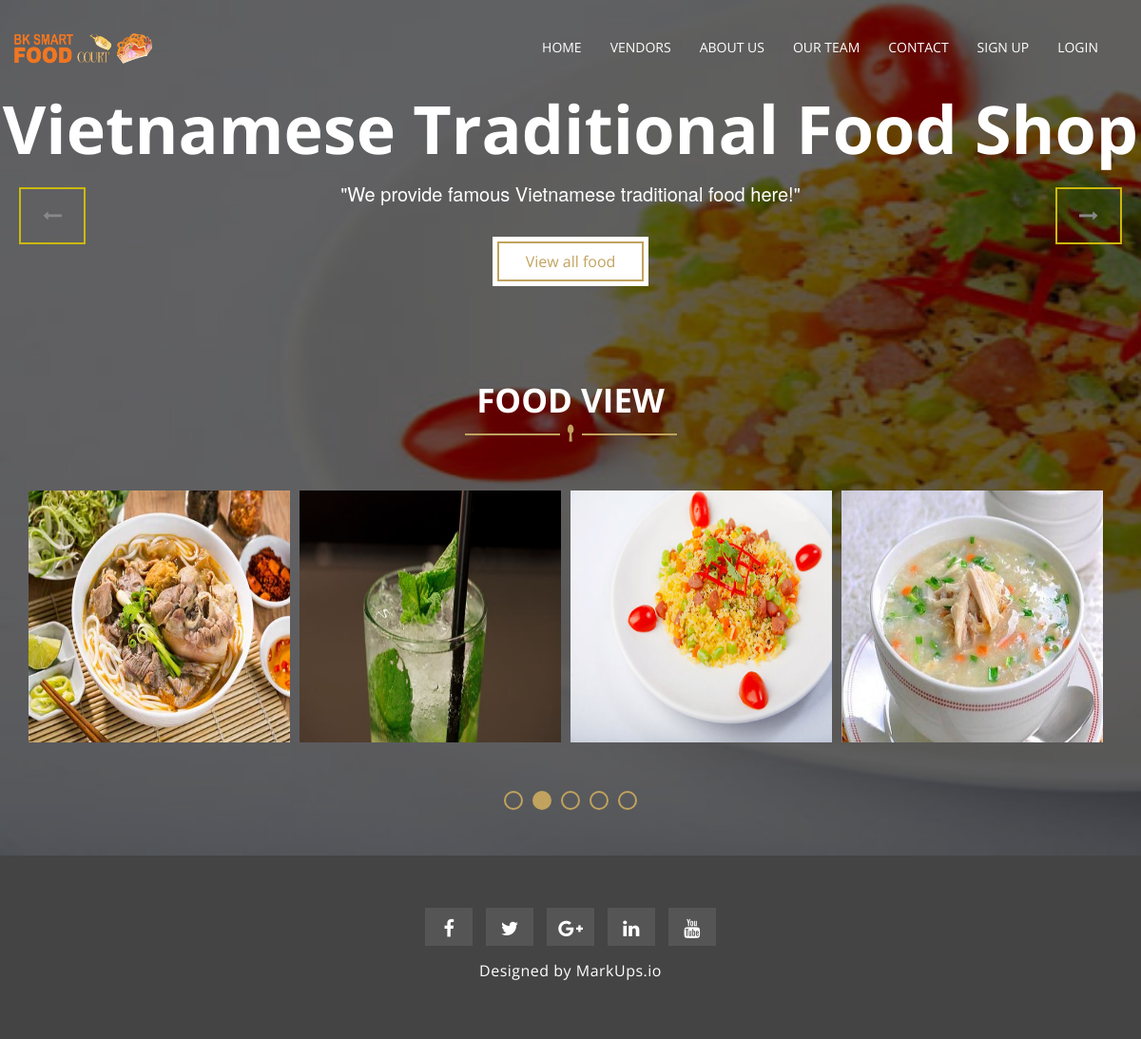
/index.php?c=order, run on the app's committed database.
### tables this page shows
CREATE TABLE `vendor` (
  `id` int(11) NOT NULL,
  `name` varchar(100) NOT NULL,
  `description` mediumtext NOT NULL,
  `photo` varchar(200) NOT NULL
);

CREATE TABLE `product` (
  `product_id` int(11) NOT NULL,
  `category_id` int(1) NOT NULL,
  `product_name` varchar(30) NOT NULL,
  `description` text NOT NULL,
  `price` double NOT NULL,
  `photo` varchar(150) NOT NULL,
  `vendor_id` int(11) NOT NULL,
  `is_ready` int(11) NOT NULL DEFAULT '1'
);

### site/controller/Order_Controller.php (called while the page is built, shortened)
<?php if (!defined('PATH_SYSTEM')) die('Bad requested!');
class Order_Controller extends Base_Controller
{
    public function indexAction()
    {
        global $Database;
        $data['vendors'] = get_all_by_tablename($Database,'vendor');
        for ($i=0; $i < count($data['vendors']); $i++){
            $data['vendors'][$i]['products'] = get_all_by_column($Database,'product','vendor_id',$data['vendors'][$i]['id']);
        }
        $this->view->load('vendor_list',$data);
        $this->view->load('footer',$data);
    }
}

### index.php (called while the page is built, shortened)
<?php
require_once(PATH_SYSTEM . '/library/DB_Library.php');
load();

### system/library/DB_Library.php (called while the page is built, shortened)
<?php if ( ! defined('PATH_SYSTEM')) die ('Bad requested!');
class DB{
    private $db = null;
    public function __construct()
    {
        try {
            $this->db = new mysqli( DB_HOST, DB_USER, DB_PASS, DB_NAME );
            $this->db->set_charset( "utf8" );
        } catch ( Exception $e ) {
            die( 'Unable to connect to database' );
        }
    }
    public function query($query,$string_bind_param,$array_value_of_bind_param){
        $stmt = $this->db->prepare( $query );
        $stmt->bind_param($string_bind_param, ...$array_value_of_bind_param);
        $stmt->execute();
        $result = $stmt->get_result();
        return $result;
    }
}

### site/model/Db_Model.php (called while the page is built, shortened)
<?php if (!defined('PATH_SYSTEM')) die('Bad requested!');
function get_all_by_tablename($Database,$table){
    $result = $Database->query("SELECT * FROM ${table}", '', array());
    if ($result->num_rows > 0) {
        while ($row = $result->fetch_assoc()) {
            $output[] = $row;
        }
        return $output;
    } else return false;
}
function get_all_by_column($Database,$table,$column,$value){
    $statement = "SELECT * from ${table} where ${column}=?";
    $result = $Database->query($statement, "i", array($value));
    if ($result->num_rows > 0) {
        while ($row = $result->fetch_assoc()) {
            $output[] = $row;
        }
        return $output;
    } else return false;
}
?>

### site/view/vendor_list.php (the view, shortened to what this page needs)
<section id="vendor-list">
  <div class="mu-slider-area">
    <div class="mu-top-slider">
      <?php for ($i=0; $i < count($vendors); $i++): ?>
      <?php $vendor=$vendors[$i] ?>
      <div class="mu-top-slider-single">
        <img src="<?= $vendor['photo'] ?>" style="width:1920px;height:900px" alt="img">
        <div class="mu-top-slider-content"><br><br>
          <h2 class="mu-slider-title"><?= $vendor['name'] ?></h2>
          <p>"<?= $vendor['description'] ?>"</p>
          <a href="<?= PATH_INDEX ?>?c=order&a=set_vendor&vendor_id=<?= $vendor['id'] ?>" class="mu-readmore-btn">View all food</a>
          <section id="mu-chef">
            <div class="container">
              <div class="row">
                <div class="col-md-12">
                  <div class="mu-chef-area">
                    <div class="mu-title">
                      <h2 style="color:White;">
                        FOOD VIEW</h2>
                      <i class="fa fa-spoon"></i>
                    </div>
                    <div class="mu-chef-content">
                      <ul class="mu-chef-nav">
                      <?php foreach ($vendor['products'] as $id=>$product): ?>
                        <li>
                          <div class="mu-single-chef">
                            <figure class="mu-single-chef-img">
                            <a href="<?= PATH_INDEX ?>?c=order&a=set_vendor&vendor_id=<?= $vendor['id'] ?>">
                              <img style="width:275px;height:265px" src="<?= $product['photo']?>">
                            </a>
                            </figure>
                          </div>
                        </li>
                      <?php endforeach;?>
                      </ul>
                    </div>
                  </div>
                </div>
              </div>
            </div>
          </section>
        </div>
      </div>
      <?php endfor; ?>
    </div>
  </div>
</section>

### public/spicyX/assets/css/theme-color/default-theme.css (style rules this page uses)
.mu-readmore-btn { color: #c1a35f; }
.mu-readmore-btn::after { border: 2px solid #c1a35f; }
.mu-title i { color: #c1a35f; }

### public/spicyX/style.css (style rules this page uses)
ul { padding: 0; margin: 0; list-style: none; }
a { text-decoration: none; color: #333333; }
h1, h2, h3, h4, h5, h6 { font-family: "Open Sans", sans-serif; }
h2 { font-size: 30px; font-weight: 700; line-height: 40px; margin: 0; }
img { border: none; }
.mu-readmore-btn { background-color: #fff; font-family: "Open Sans", sans-serif; display: inline-block; font-size: 16px; padding: 15px 35px; position: relative; -webkit-transition: all 0.5s; -moz-transition: all 0.5s; -ms-transition: all 0.5s; -o-transition: all 0.5s; transition: all 0.5s; }
.mu-readmore-btn::after { bottom: 5px; content: ""; left: 5px; position: absolute; right: 5px; top: 5px; -webkit-transition: all 0.2s; -moz-transition: all 0.2s; -ms-transition: all 0.2s; -o-transition: all 0.2s; transition: all 0.2s; }
#vendor-list { display: inline; float: left; width: 100%; position: relative; }
#vendor-list .mu-slider-area { display: inline; float: left; width: 100%; }
#vendor-list .mu-slider-area .mu-top-slider { display: inline; float: left; width: 100%; }
#vendor-list .mu-slider-area .mu-top-slider .mu-top-slider-single { display: inline; float: left; position: relative; width: 100%; }
#vendor-list .mu-slider-area .mu-top-slider .mu-top-slider-single:after { background-color: rgba(0, 0, 0, 0.6); bottom: 0; content: ""; left: 0; position: absolute; right: 0; top: 0; z-index: 9; }
#vendor-list .mu-slider-area .mu-top-slider .mu-top-slider-single img { width: 100%; }
#vendor-list .mu-slider-area .mu-top-slider .mu-top-slider-single .mu-top-slider-content { position: absolute; left: 0%; top: 50px; right: 0%; text-align: center; z-index: 99; }
#vendor-list .mu-slider-area .mu-top-slider .mu-top-slider-single .mu-top-slider-content .mu-slider-title { color: #fff; font-size: 70px; line-height: 90px; }
#vendor-list .mu-slider-area .mu-top-slider .mu-top-slider-single .mu-top-slider-content p { color: #fff; font-size: 20px; margin-bottom: 30px; margin-top: 10px; padding: 0 30px; }
.mu-title { display: inline; float: left; width: 100%; margin-bottom: 20px; text-align: center; }
.mu-title h2 { color: #000; font-size: 35px; margin-bottom: 5px; }
.mu-title i { font-size: 18px; }
#mu-chef { display: inline; float: left; padding: 100px 0; width: 100%; }
#mu-chef .mu-chef-area { display: inline; float: left; width: 100%; }
#mu-chef .mu-chef-area .mu-chef-content { display: inline; float: left; margin-top: 30px; padding-bottom: 60px; width: 100%; }
#mu-chef .mu-chef-area .mu-chef-content .mu-chef-nav { display: inline; float: left; text-align: center; width: 100%; }
#mu-chef .mu-chef-area .mu-chef-content .mu-chef-nav .slick-list li { background-color: #f8f8f8; display: inline-block; margin: 0 5px; width: 22%; overflow: hidden; }
#mu-chef .mu-chef-area .mu-chef-content .mu-chef-nav .slick-list li:first-child { margin-left: 0; }
#mu-chef .mu-chef-area .mu-chef-content .mu-chef-nav .slick-list li:last-child { margin-right: 0; }
#mu-chef .mu-chef-area .mu-chef-content .mu-chef-nav .slick-list li .mu-single-chef { display: inline; float: left; width: 100%; position: relative; }
#mu-chef .mu-chef-area .mu-chef-content .mu-chef-nav .slick-list li .mu-single-chef .mu-single-chef-img { display: inline; float: left; width: 100%; }
#mu-chef .mu-chef-area .mu-chef-content .mu-chef-nav .slick-list li .mu-single-chef .mu-single-chef-img img { width: 100%; }

### data on the page
vendor: photo (picture), name "Vietnamese Traditional Food Shop", description "We provide famous Vietnamese traditional food here!"
product: photo (picture)
product: photo (picture)
product: photo (picture)
product: photo (picture)
